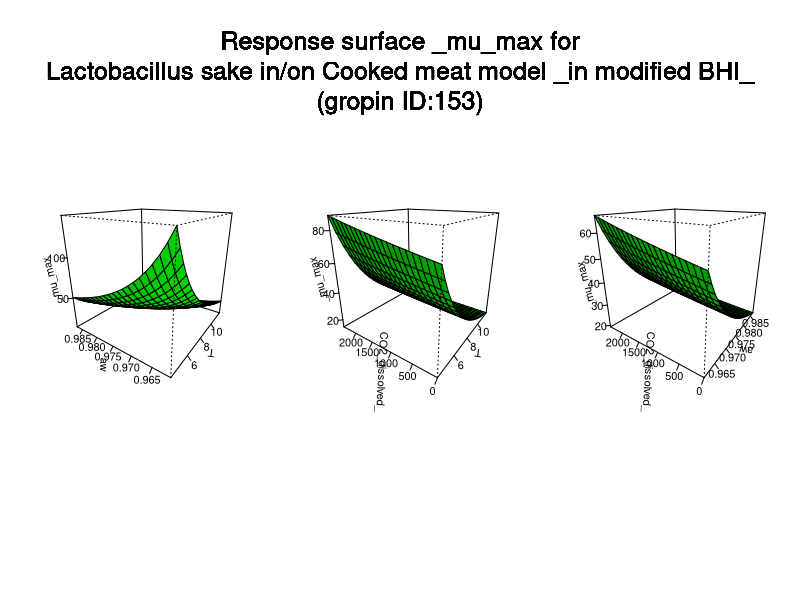

R code for this plot:
#############################
# start of Parameter script
#############################
T <- seq(4.004,11.988011988012,length.out=21)
aw <- seq(0.961038961038961,0.986986,length.out=21)
CO2_dissolved_ <- seq(0,2408.59140859141,length.out=21)
#############################
# end of Parameter script
#############################
############################# 
# start of Model script Gropin ID 153 
#############################
 
# constant coefficients for this model
d <- 9.3e-07
awmin <- 0.947
Tmin <- -2.38
CO2max <- 14000
 
variables <- data.frame(T,aw,CO2_dissolved_)
argumentsPar <- expand.grid(variables)
 
# heart of the model
response_surface <- function(T,aw,CO2_dissolved_) {
   mumax <-(1/(d*(aw-awmin)*(CO2max-CO2_dissolved_)*((T-Tmin)^2)))

return(mumax=mumax)
} 

# output parameters
responseSurface <- cbind(argumentsPar,response_surface(argumentsPar['T'],argumentsPar['aw'],argumentsPar['CO2_dissolved_']))
colnames(responseSurface) <- c(colnames(argumentsPar),'mumax')
#############################
# End of Model script
#############################
############################# 
# start of Visualisation script Gropin ID 153 
#############################
argPar1 <- expand.grid(T,aw)
argPar2 <- expand.grid(T,CO2_dissolved_)
argPar3 <- expand.grid(aw,CO2_dissolved_)
z1 <- matrix(unlist(response_surface(argPar1[1],argPar1[2],CO2_dissolved_[10])),nrow=21)
z2 <- matrix(unlist(response_surface(argPar2[1],aw[10],argPar2[2])),nrow=21)
z3 <- matrix(unlist(response_surface(T[10],argPar3[1],argPar3[2])),nrow=21)
par(mfrow = c(1,3))
persp(T,aw,z1,col = 'green',xlab='T',ylab='aw',zlab='_mu_max',theta=305,phi=20,shade=0.25,ticktype = 'detailed')
persp(T,CO2_dissolved_,z2,col = 'green',xlab='T',ylab='CO2_dissolved_',zlab='_mu_max',theta=305,phi=20,shade=0.25,ticktype = 'detailed')
persp(aw,CO2_dissolved_,z3,col = 'green',xlab='aw',ylab='CO2_dissolved_',zlab='_mu_max',theta=305,phi=20,shade=0.25,ticktype = 'detailed')
mtext('Response surface _mu_max for
Lactobacillus sake in/on Cooked meat model _in modified BHI_
(gropin ID:153)',outer=T,  cex=1.5, line=-8.5, side=3)
#############################
# End of Visualisation script
#############################
